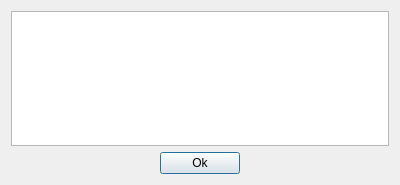
<?xml version="1.0" encoding="UTF-8"?>
<ui version="4.0">
 <class>Dialog_Errors</class>
 <widget class="QDialog" name="Dialog_Errors">
  <property name="geometry">
   <rect>
    <x>0</x>
    <y>0</y>
    <width>400</width>
    <height>185</height>
   </rect>
  </property>
  <property name="windowTitle">
   <string>Errors</string>
  </property>
  <layout class="QVBoxLayout" name="verticalLayout">
   <item>
    <widget class="QTextEdit" name="textEdit"/>
   </item>
   <item>
    <layout class="QHBoxLayout" name="horizontalLayout">
     <item>
      <spacer name="horizontalSpacer">
       <property name="orientation">
        <enum>Qt::Horizontal</enum>
       </property>
       <property name="sizeHint" stdset="0">
        <size>
         <width>40</width>
         <height>20</height>
        </size>
       </property>
      </spacer>
     </item>
     <item>
      <widget class="QPushButton" name="pushButton">
       <property name="text">
        <string>Ok</string>
       </property>
      </widget>
     </item>
     <item>
      <spacer name="horizontalSpacer_2">
       <property name="orientation">
        <enum>Qt::Horizontal</enum>
       </property>
       <property name="sizeHint" stdset="0">
        <size>
         <width>40</width>
         <height>20</height>
        </size>
       </property>
      </spacer>
     </item>
    </layout>
   </item>
  </layout>
 </widget>
 <resources/>
 <connections>
  <connection>
   <sender>pushButton</sender>
   <signal>clicked()</signal>
   <receiver>Dialog_Errors</receiver>
   <slot>close()</slot>
   <hints>
    <hint type="sourcelabel">
     <x>200</x>
     <y>161</y>
    </hint>
    <hint type="destinationlabel">
     <x>343</x>
     <y>161</y>
    </hint>
   </hints>
  </connection>
 </connections>
</ui>
